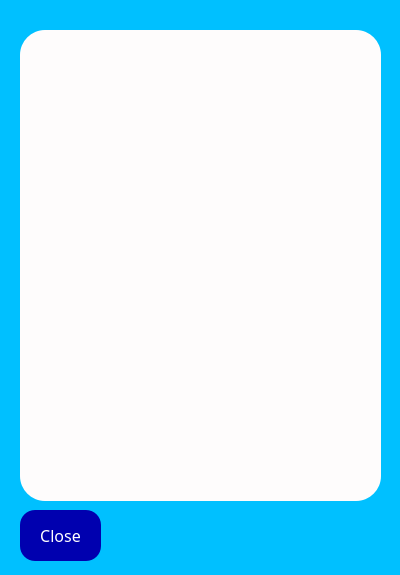
<?xml version="1.0" encoding="UTF-8"?>
<ui version="4.0">
 <class>MainWindow</class>
 <widget class="QMainWindow" name="MainWindow">
  <property name="geometry">
   <rect>
    <x>0</x>
    <y>0</y>
    <width>400</width>
    <height>575</height>
   </rect>
  </property>
  <property name="windowTitle">
   <string>MainWindow</string>
  </property>
  <property name="styleSheet">
   <string notr="true">#centralwidget{
	background-color:#00C0FF;
}</string>
  </property>
  <widget class="QWidget" name="centralwidget">
   <widget class="QPushButton" name="backPushButton">
    <property name="geometry">
     <rect>
      <x>20</x>
      <y>510</y>
      <width>81</width>
      <height>51</height>
     </rect>
    </property>
    <property name="styleSheet">
     <string notr="true">#backPushButton{
	background-color:#0000AF;
	border-radius:15px;
	font-size:16px;
	font-family:Montserrat;
	color:#fff;
}</string>
    </property>
    <property name="text">
     <string>Close</string>
    </property>
   </widget>
   <widget class="QFrame" name="shoppingListFrame">
    <property name="geometry">
     <rect>
      <x>20</x>
      <y>30</y>
      <width>361</width>
      <height>471</height>
     </rect>
    </property>
    <property name="styleSheet">
     <string notr="true">#shoppingListFrame{
	background-color:#FEFCFC;
	border-radius:25px;
}</string>
    </property>
    <property name="frameShape">
     <enum>QFrame::StyledPanel</enum>
    </property>
    <property name="frameShadow">
     <enum>QFrame::Raised</enum>
    </property>
   </widget>
  </widget>
 </widget>
 <resources/>
 <connections/>
</ui>
